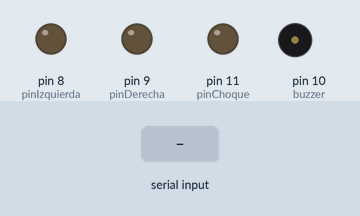
This sketch was run on a simulated Arduino Uno, built with avr-gcc and run on an emulated ATmega328P. On the bench: output pins drawn as LEDs (lit = HIGH), buzzer (waves = sounding). The inputs (shaded band) are chosen by the test bench.

Above: at 1.2 s.
1.3 s: "W" received over Serial
At 1.45 s:
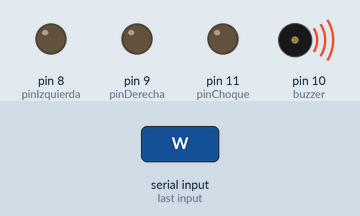
4.3 s: "C" received over Serial
At 4.7 s:
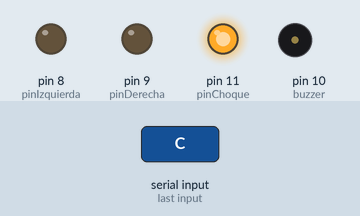
6.3 s: "D" received over Serial
At 7.3 s:
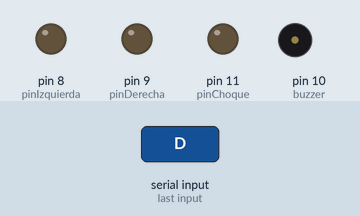
7.8 s: "I" received over Serial
At 8.5 s:
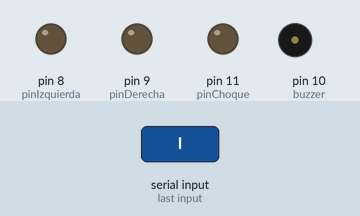
Timing chart, 0 to 10.3 s (numbered marks = the images above; inputs shaded):
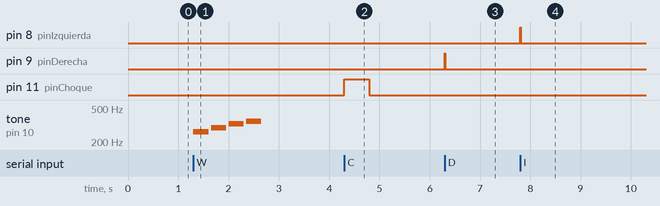

Measured:
- after the input at 1.3 s, tone on pin 10 (buzzer): plays 262 Hz for 0.30 s, 293 Hz for 0.30 s, 329 Hz for 0.30 s, 349 Hz for 0.30 s, starting at once
- after the input at 4.3 s, pin 11 (pinChoque): LOW → HIGH at once, → LOW 0.50 s later
- after the input at 6.3 s, pin 9 (pinDerecha): LOW → HIGH at once, → LOW 0.01 s later
- after the input at 7.8 s, pin 8 (pinIzquierda): LOW → HIGH at once, → LOW 0.01 s later

The sketch:

ArduinoReceptor.ino
```cpp
const int pinChoque = 11;
const int buzzer = 10;
const int pinDerecha = 9;
const int pinIzquierda = 8;

int option;

void setup()
{
   Serial.begin(9600);
   pinMode(pinChoque, OUTPUT);
   pinMode(buzzer, OUTPUT);
   pinMode(pinDerecha, OUTPUT);
   pinMode(pinIzquierda, OUTPUT);
}

void loop()
{

  if (Serial.available() > 0){
    option = Serial.read();
    if(option == 'C'){
      digitalWrite(pinChoque, HIGH);
      delay(500);
      digitalWrite(pinChoque, LOW);
    }
    else if(option == 'B'){
      tone(buzzer, 622.25, 300);
      delay(200);
      tone(buzzer, 493.88, 300);
      delay(100);
      tone(buzzer, 392, 300);
      delay(200);
      tone(buzzer, 349.23, 300);
      delay(100);
      tone(buzzer, 329.63, 300);
      delay(5000);
    }
    else if(option == 'W'){
      tone(buzzer, 262, 300);
      delay(350);
      tone(buzzer, 293, 300);
      delay(350);
      tone(buzzer, 329, 300);
      delay(350);
      tone(buzzer, 349, 300);
      delay(350);
    }
    else if(option == 'S'){
      tone(buzzer, 700, 100);
    }
    else if(option == 'D'){
      digitalWrite(pinDerecha, HIGH);
      delay(10);
      digitalWrite(pinDerecha, LOW);
    }
    else if(option == 'I'){
      digitalWrite(pinIzquierda, HIGH);
      delay(10);
      digitalWrite(pinIzquierda, LOW);
    }
  }
}
```
